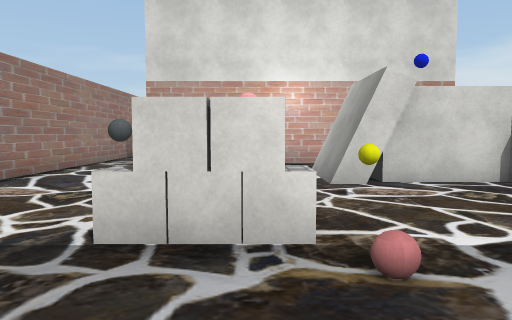
View 1 (above)

16 first-person views from a walk through a scene from a Unity 3-D project. The camera is 1.5 m above the floor, tilts 4° down and sees 70° across. The floor is counted in squares, 2 m on a side. Each view is taken from the middle of a square. On the plan, view 1 faces up. The plan holds only what a view shows up to about 11 squares ahead; the rest is blank. The place goes on beyond the plan. The player is left out. Some surface patterns are stand-ins.

View 2
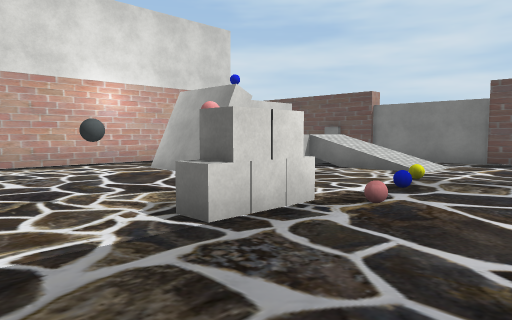

View 3
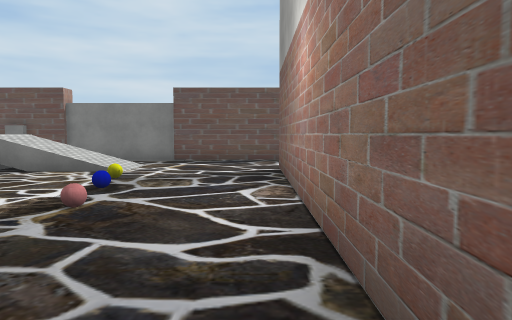

View 4
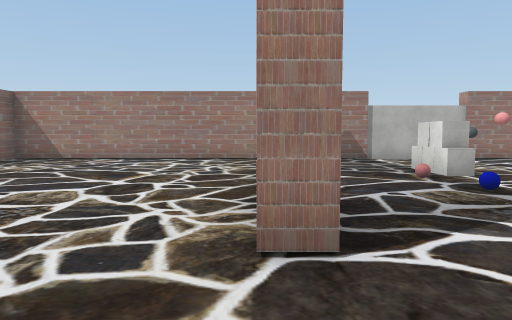

View 5
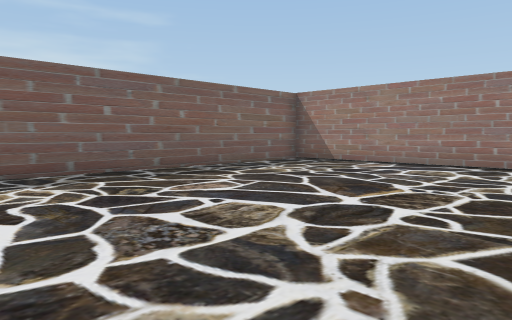

View 6
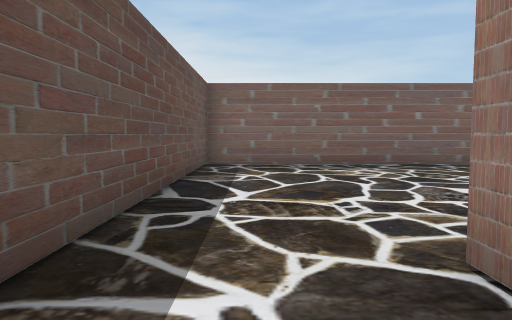

View 7
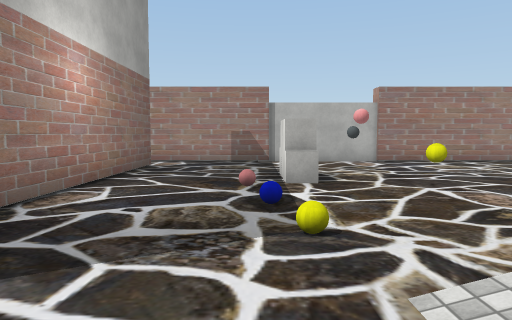

View 8
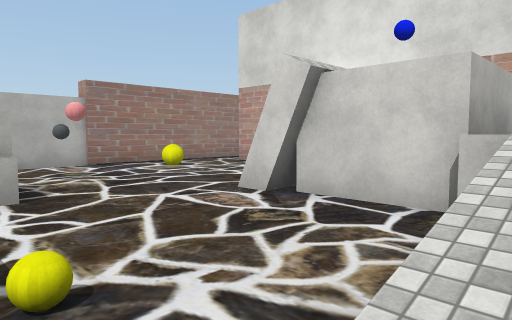

View 9
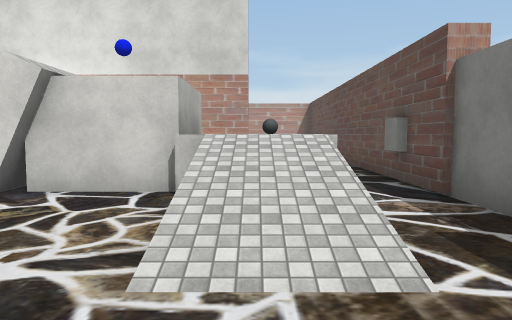

View 10
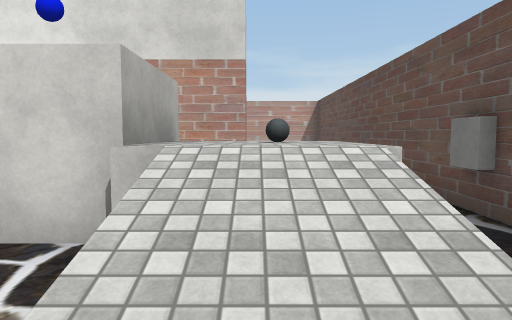

View 11
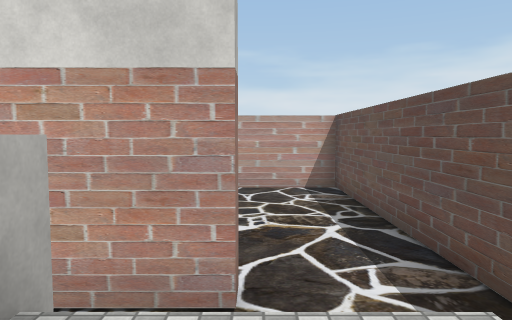

View 12
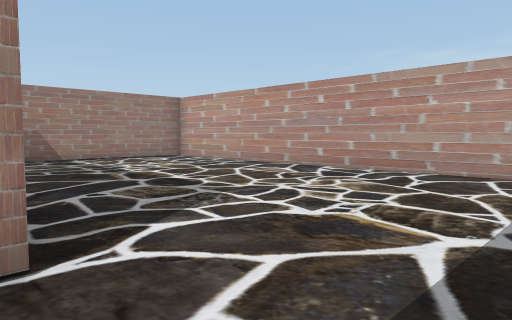

View 13
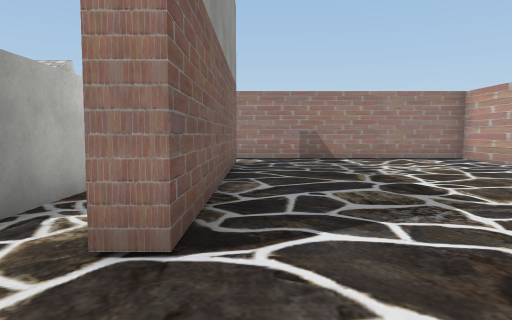

View 14
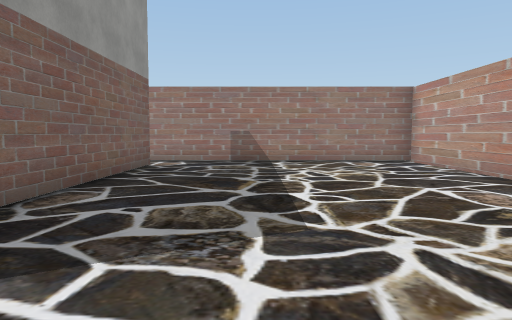

View 15
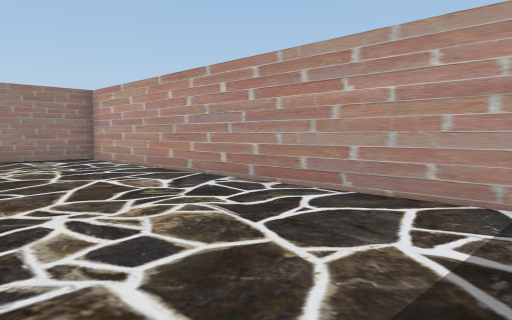

View 16
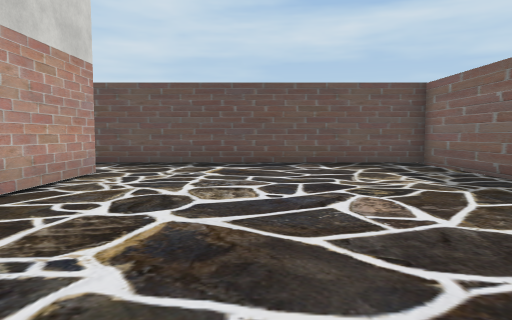

### Floor plan
Points are (right, up) in squares from view 1. A wall is a line through its corners. A room is listed if a view was taken in it or the views show most of it. See-through windows are left out.
Room 1 (views 1, 2, 3, 4, 5, 6, 7, 8, 9, 10, 16)
walls: (-2.8, -0.5) (4.8, -0.5) (4.8, -1) (2.2, -1); (2.1, 5.5) (1.2, 5.5); (1.5, 5.5) (1.5, 7.5); (4, 5.8) (2, 5.8); (-4, 2.8) (-4, -8.2) (7.2, -8.2) (7.2, 5.6); (2.1, 7.8) (4, 7.8); (4.8, 9) (-2.8, 9); (-4, 8.6) (-4, 3.6)
low walls: (2, 5.8) (2, 6.2)
ways out: opening at (-3, 9) to room 2; opening at (5, 6.5) to room 2; opening at (5, 8) to room 2; opening at (7, 6.5) to room 2
objects: cube (-1, 3); cube (0, 3); ball (1, 2); yellow ball (1, 4); blue ball (2, 2); yellow ball (3, 2)
Room 2 (views 11, 12, 13, 14, 15)
walls: (4, 7.8) (4, 5.8); (-2.8, 9.5) (4.8, 9.5) (4.8, 9); (7.2, 5.6) (7.2, 16.3) (-4, 16.3) (-4, 8.6)
ways out: opening at (-3, 9) to room 1; opening at (5, 6.5) to room 1; opening at (5, 8) to room 1; opening at (7, 6.5) to room 1
objects: grey ball (5, 7)

Positions as (right, up) in squares from view 1, and headings:
1: (0, 0), facing up
2: (-3, 0), facing up-right
3: (-3, 0), facing right
4: (7, -1), facing left
5: (5, -1), facing down-left
6: (6, 1), facing down
7: (6, 2), facing left
8: (5, 2), facing up-left
9: (5, 1), facing up
10: (5, 3), facing up
11: (5, 6), facing up
12: (7, 9), facing up-left
13: (7, 10), facing left
14: (6, 12), facing left
15: (7, 12), facing up-left
16: (-2, -4), facing right
